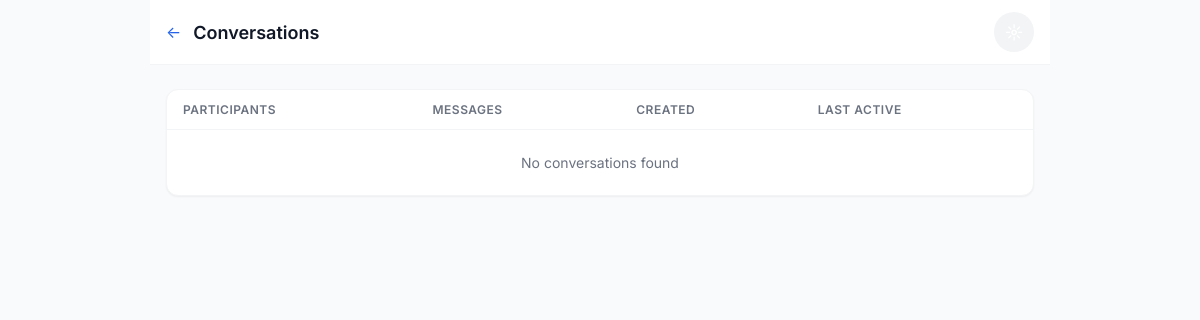
The page /chat/admin/conversations/ (signed in) on the database as committed earlier.
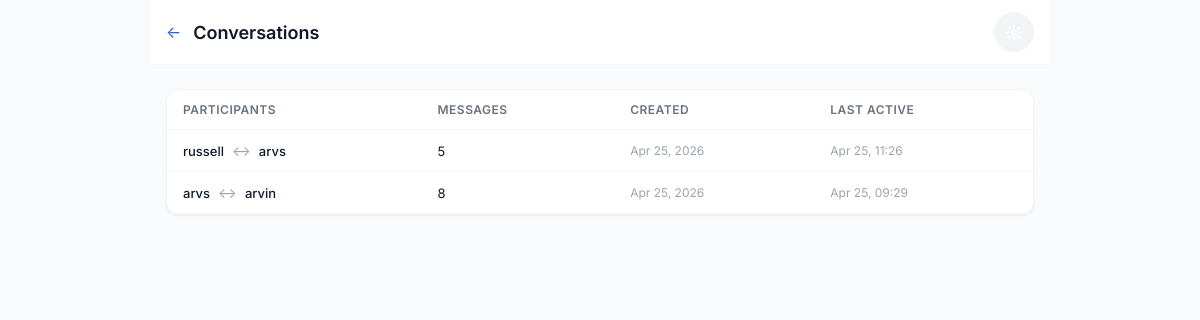
The same page on the database as committed later.
### chat/models.py (models this page shows, shortened)
class Conversation(models.Model):
    id = models.UUIDField(primary_key=True, default=uuid.uuid4, editable=False)
    participant1 = models.ForeignKey(User, on_delete=models.CASCADE, related_name='conversations_as_p1')
    participant2 = models.ForeignKey(User, on_delete=models.CASCADE, related_name='conversations_as_p2')
    created_at = models.DateTimeField(auto_now_add=True)
    updated_at = models.DateTimeField(auto_now=True)
    last_message = models.ForeignKey('Message', on_delete=models.SET_NULL, null=True, blank=True, related_name='+')
    class Meta:
        db_table = 'chat_conversation'
        unique_together = ['participant1', 'participant2']
        indexes = [
            models.Index(fields=['participant1', 'participant2']),
            models.Index(fields=['updated_at']),
        ]

### chat/views_admin.py (the view)
# urls.py: path('admin/conversations/', views_admin.admin_conversations, name='admin_conversations'),
@login_required
@user_passes_test(is_admin, login_url='chat_list')
def admin_conversations(request):
    conversations = Conversation.objects.select_related(
        'participant1', 'participant2'
    ).annotate(message_count=Count('messages')).order_by('-updated_at')
    return render(request, 'chat/admin/conversations.html', {'conversations': conversations})

### chat/views_admin.py (called while the page is built)
def is_admin(user):
    return user.is_superuser or user.is_staff

### chat/templates/chat/admin/conversations.html (shortened to what this page needs)
{% extends 'chat/base.html' %}
{% block content %}
<div style="max-width: 900px; margin: 0 auto;">
    <div class="app-bar">
        <div style="display: flex; align-items: center; gap: 12px;">
            <a href="{% url 'admin_dashboard' %}" class="back-btn">&#8592;</a>
            <h1>Conversations</h1>
        </div>
        <button class="theme-toggle" onclick="toggleTheme()">&#9788;</button>
    </div>
    <div class="container" style="padding-top: 24px;">
        <div class="card" style="overflow: auto;">
            <table style="width: 100%; border-collapse: collapse; font-size: 14px;">
                <thead>
                    <tr style="border-bottom: 1px solid var(--border-light);">
                        <th style="padding: 12px 16px; text-align: left; font-weight: 600; color: var(--text-secondary); font-size: 12px; text-transform: uppercase; letter-spacing: 0.5px;">Participants</th>
                        <th style="padding: 12px 16px; text-align: left; font-weight: 600; color: var(--text-secondary); font-size: 12px; text-transform: uppercase; letter-spacing: 0.5px;">Messages</th>
                        <th style="padding: 12px 16px; text-align: left; font-weight: 600; color: var(--text-secondary); font-size: 12px; text-transform: uppercase; letter-spacing: 0.5px;">Created</th>
                        <th style="padding: 12px 16px; text-align: left; font-weight: 600; color: var(--text-secondary); font-size: 12px; text-transform: uppercase; letter-spacing: 0.5px;">Last Active</th>
                    </tr>
                </thead>
                <tbody>
                    {% for conv in conversations %}
                    <tr style="border-bottom: 1px solid var(--border-light);">
                        <td style="padding: 12px 16px;">
                            <div style="display: flex; align-items: center; gap: 8px;">
                                <span style="font-weight: 500; font-size: 13px;">{{ conv.participant1.username }}</span>
                                <span style="color: var(--text-muted);">&#8596;</span>
                                <span style="font-weight: 500; font-size: 13px;">{{ conv.participant2.username }}</span>
                            </div>
                        </td>
                        <td style="padding: 12px 16px; font-size: 13px;">{{ conv.message_count }}</td>
                        <td style="padding: 12px 16px; font-size: 12px; color: var(--text-muted); white-space: nowrap;">{{ conv.created_at|date:"M d, Y" }}</td>
                        <td style="padding: 12px 16px; font-size: 12px; color: var(--text-muted); white-space: nowrap;">{{ conv.updated_at|date:"M d, H:i" }}</td>
                    </tr>
                    {% empty %}
                    <tr><td colspan="4" style="padding: 24px; text-align: center; color: var(--text-secondary);">No conversations found</td></tr>
                    {% endfor %}
                </tbody>
            </table>
        </div>
    </div>
</div>
{% endblock %}

Rows that differ between the two databases and show on the page:
added Conversation: participant1.username "russell", participant2.username "arvs", message_count "5", created_at "Apr 25, 2026", updated_at "Apr 25, 11:26"
added Conversation: participant1.username "arvs", participant2.username "arvin", message_count "8", created_at "Apr 25, 2026", updated_at "Apr 25, 09:29"
Other text that changed with them:
text no longer shown: "No conversations found"
